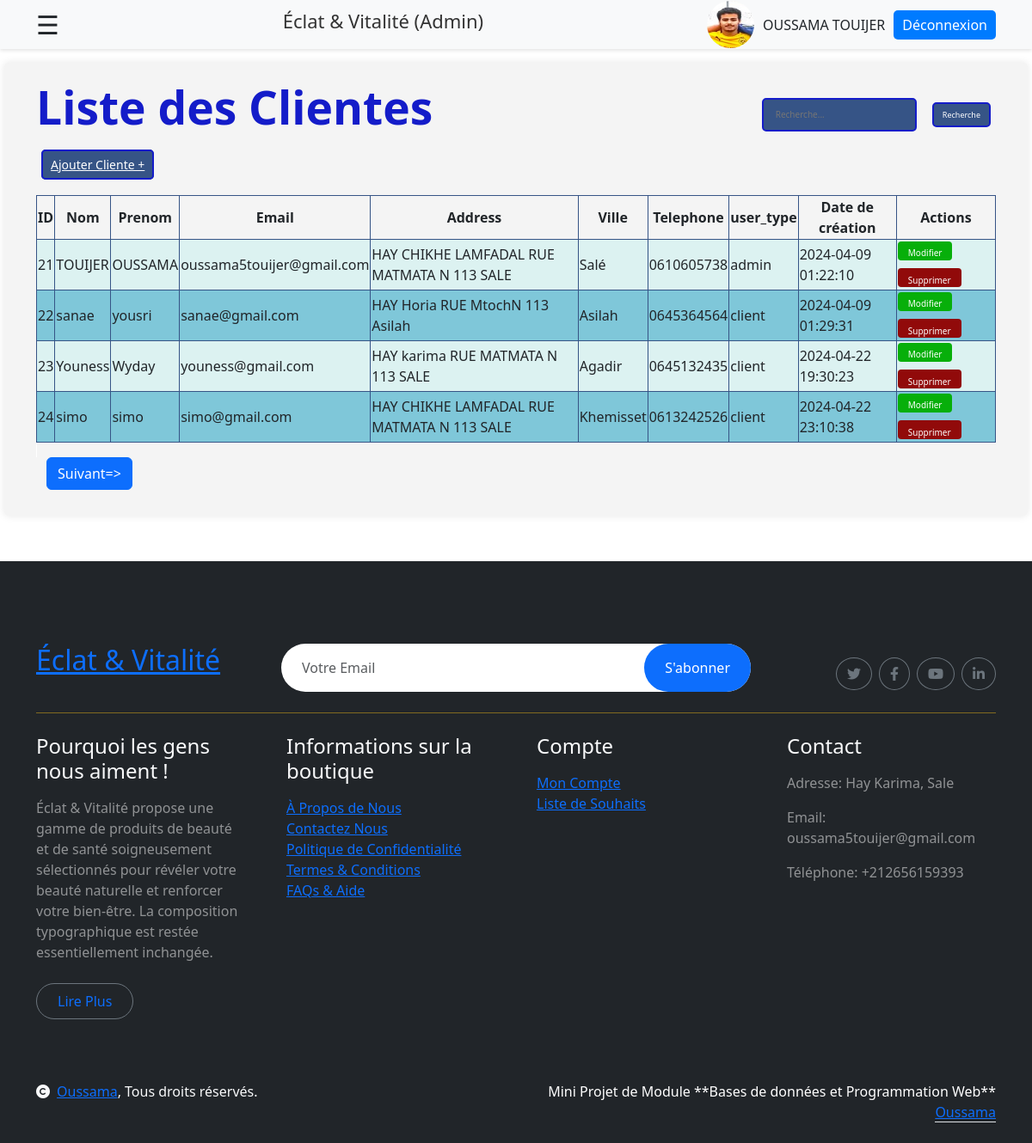
Page /admin/users/listeCustomers.php (signed in) on the committed database.
### tables this page shows
CREATE TABLE IF NOT EXISTS `users` (
  `id` bigint NOT NULL AUTO_INCREMENT,
  `nom` varchar(100) DEFAULT NULL,
  `prenom` varchar(100) DEFAULT NULL,
  `email` varchar(255) DEFAULT NULL,
  `password` varchar(255) DEFAULT NULL,
  `user_type` enum('client','admin') DEFAULT NULL,
  `telephone` varchar(20) DEFAULT NULL,
  `address` varchar(255) DEFAULT NULL,
  `ville` varchar(100) DEFAULT NULL,
  `date_creation` timestamp NULL DEFAULT CURRENT_TIMESTAMP,
  `date_modification` timestamp NULL DEFAULT CURRENT_TIMESTAMP ON UPDATE CURRENT_TIMESTAMP,
  `etat` tinyint(1) DEFAULT '0',
  PRIMARY KEY (`id`)
);

### include/functionsCustomers.php (called while the page is built, shortened)
<?php
function connectToDatabase() {
    $servername = "localhost";
    $username = "root";
    $password = "";
    $DBname = "eclat_vitalite";
    try {
        $conn = new PDO("mysql:host=$servername;dbname=$DBname", $username, $password);
        $conn->setAttribute(PDO::ATTR_ERRMODE, PDO::ERRMODE_EXCEPTION);
        return $conn;
    } catch(PDOException $e) {
        echo "Échec de la connexion : " . $e->getMessage();
        exit();
    }
}
function getAllCustomers() {
    $conn = connectToDatabase();
    $requete = "SELECT * FROM users";
    try {
        $resultat = $conn->query($requete);
        $users = $resultat->fetchAll();
        return $users;
    } catch(PDOException $e) {
        echo "Erreur lors de l'exécution de la requête : " . $e->getMessage();
        $conn = null;
        exit();
    }
}
?>

### admin/users/listeCustomers.php (the view, shortened to what this page needs)
<?php
include '../../include/functionsCustomers.php';
if(!empty($_POST['sCus'])) {
    $users = searchCustomers($_POST['sCus']);
} else {
    $users = getAllCustomers();
}
$page = isset($_GET['page']) ? $_GET['page'] : 1;
$usersPerPage = 4;
$totalUsers = count($users);
$totalPages = ceil($totalUsers / $usersPerPage);
$startIndex = ($page - 1) * $usersPerPage;
$usersToShow = array_slice($users, $startIndex, $usersPerPage);
?>
<!DOCTYPE html>
<html lang="en">
<head>
    <link rel="stylesheet" href="stylesCustomers.css">
    <link href="https://cdn.jsdelivr.net/npm/bootstrap@5.3.3/dist/css/bootstrap.min.css" rel="stylesheet" />
    <link href="https://getbootstrap.com/docs/5.3/assets/css/docs.css" rel="stylesheet" />
    <link rel="stylesheet" href="https://cdnjs.cloudflare.com/ajax/libs/font-awesome/6.0.0-beta3/css/all.min.css">
</head>
<body>
<header class="ous" >
    <div class="container d-flex justify-content-between align-items-center">
        <span style="font-size:30px;cursor:pointer" onclick="openDrawer()">&#9776;</span>
        <div class="logo-wrapper">
            <h6 style=" font-size: 22px; color: #333;">Éclat & Vitalité (Admin)</h6>
        </div>
        <div class="user-wrapper">
            <a href="../profile.php">
                <img src="../userImages/user.jpg" alt="user" class="user-image">
            </a>
            <span class="username"><?php echo htmlspecialchars($_SESSION['prenom'].' ' .$_SESSION['nom']); ?></span>
            <?php
            if(isset($_SESSION['email'])) {
                echo '<a class="logout-btn" href="../deconnexion.php">Déconnexion</a>';
            }
            ?>
        </div>
    </div>
</header>
    <div class="main-content">
        <main >
            <div class="container">
                <?php
                if(isset($_SESSION['email'])) {
                echo "<div class='title-and-button'>";
                echo "<h2 class='title' >Liste des Clientes</h1>";
                print'<form method="post" action="" >
                    <input type="number" for="b1" name="sCus" placeholder="Recherche..." class="iptR">
                    <button type="submit" id="b1" class="buR" >
                        Recherche
                    </button>
                </form>';
                echo "</div>";?>
            </div>
            <?php echo '<div class="container"><a href="ajout.php" class="btnAjout" data-bs-toggle="modal" data-bs-target="#ajoutModal"> Ajouter Cliente + </a></div><br>';?>
            <div class="container">
                <?php
                if (empty($usersToShow)) {
                    echo "<p>Aucun Clientes trouvé.</p>";
                } else {
                    echo "<div class='alert alert-danger'>Échec de la mise à jour du Clientes. Veuillez réessayer !!!</div>";?>
                <?php
                echo ' <div class="siw"> <table class="tablee" style="margin-left: auto; margin-right: auto;">
                    <thead>
                <tr>
                    <th>ID</th>
                    <th>Nom</th>
                    <th>Prenom</th>
                    <th>Email</th>
                    <th>Address</th>
                    <th>Ville</th>
                    <th>Telephone</th>
                    <th>user_type</th>
                    <th>Date de création</th>
                    <th>Actions</th>
                </tr>
                    </thead>
                    <tbody>';
                foreach ($usersToShow as $users) {
                    echo "<tr>
                                      <td>{$users['id']}</td>
                                      <td>{$users['nom']}</td>
                                      <td>{$users['prenom']}</td>
                                      <td>{$users['email']}</td>
                                      <td>{$users['address']}</td>
                                      <td>{$users['ville']}</td>
                                      <td>{$users['telephone']}</td>
                                      <td>{$users['user_type']}</td>
                                      <td>{$users['date_creation']}</td>
                                      <td>
                                           <a href='modifer.php' data-bs-toggle='modal' data-bs-target='#modifierModal{$users['id']}' ><button class='edit-button'>Modifier</button></a>
                                           <a href='supprimer.php?id={$users['id']}'><button class='delete-button'>Supprimer</button></a>
                                      </td>
                         </tr>";
                        }
                    echo '</tbody>';
                    echo '</table>';?>
            </div>
        <?php
                    echo '<div class="container pagination-buttons" style="margin-left: auto; margin-right: auto;">';
                    if ($page < $totalPages) {
                        echo '<a href="?page='.($page+1).'" class="btn btn-primary">Suivant=></a>';
                    }
                    echo '</div>';
                }
                } else {
                    echo "<p>Session data not found.</p>";
                }
               ?>
        </main>
    </div>
<?php include '../../include/footer.php'?>
</body>
</html>

### rows in the picture
users: id "21", nom "TOUIJER", prenom "OUSSAMA", email "oussama5touijer@gmail.com", address "HAY CHIKHE LAMFADAL RUE MATMATA N 113 SALE", ville "Salé", telephone "0610605738", user_type "admin", date_creation "2024-04-09 01:22:10"
users: id "22", nom "sanae", prenom "yousri", email "sanae@gmail.com", address "HAY Horia RUE MtochN 113 Asilah", ville "Asilah", telephone "0645364564", user_type "client", date_creation "2024-04-09 01:29:31"
users: id "23", nom "Youness", prenom "Wyday", email "youness@gmail.com", address "HAY karima RUE MATMATA N 113 SALE", ville "Agadir", telephone "0645132435", user_type "client", date_creation "2024-04-22 19:30:23"
users: id "24", nom "simo", prenom "simo", email "simo@gmail.com", address "HAY CHIKHE LAMFADAL RUE MATMATA N 113 SALE", ville "Khemisset", telephone "0613242526", user_type "client", date_creation "2024-04-22 23:10:38"

### other values in the picture
$_SESSION['prenom'].' ' .$_SESSION['nom'] "OUSSAMA TOUIJER"
